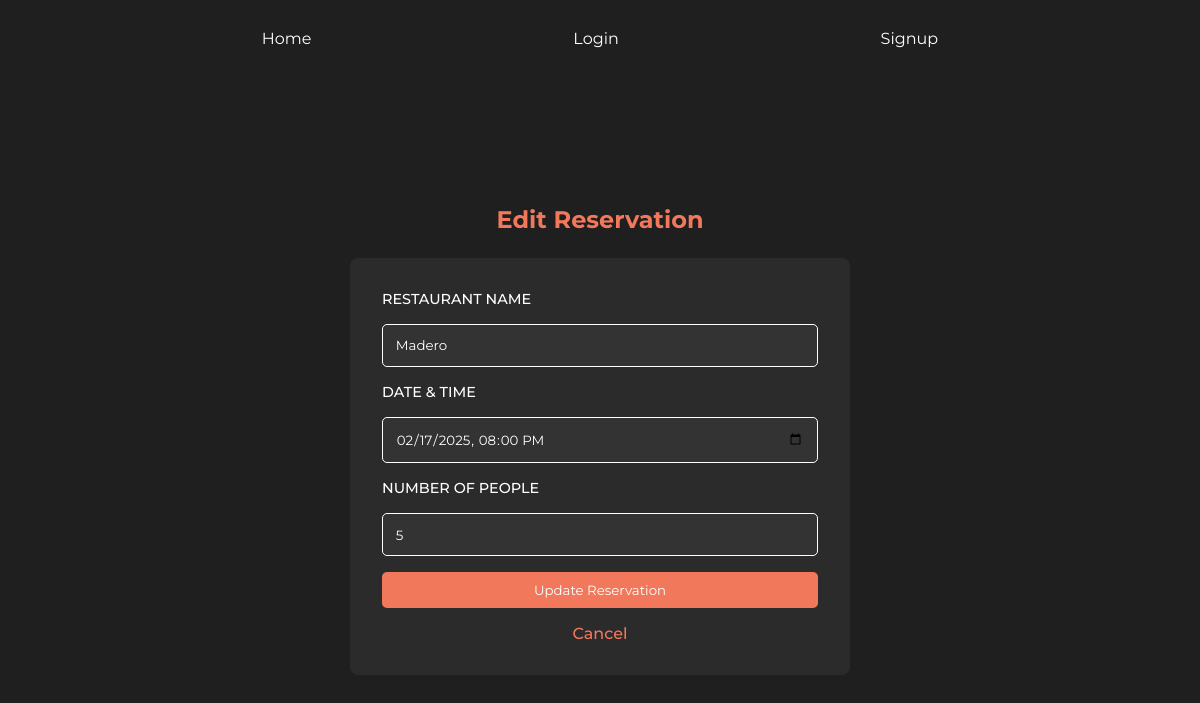
/edit-reservation/6, run on the app's committed database.
### models.py (models this page shows, shortened)
class Reservation(db.Model):
    id = db.Column(db.Integer, primary_key=True)
    restaurant_name = db.Column(db.String(100), nullable=False)
    date_time = db.Column(db.DateTime, nullable=False)
    num_people = db.Column(db.Integer, nullable=False)

### routes.py (the view)
@app.route("/edit-reservation/<int:id>", methods=["GET", "POST"])
def edit_reservation(id):
    reservation = Reservation.query.get_or_404(id)
    if request.method == "POST":
        reservation.restaurant_name = request.form["restaurant_name"]
        reservation.date_time = datetime.strptime(request.form["date_time"], "%Y-%m-%dT%H:%M")
        reservation.num_people = int(request.form["num_people"])
        db.session.commit()
        return redirect(url_for("reservation_list"))
    return render_template("edit_reservation.html", reservation=reservation)

### templates/edit_reservation.html (shortened to what this page needs)
{% extends "template.html" %}
{% block content %}
<div class="reservation-form-container">
    <h2>Edit Reservation</h2>
    <form action="{{ url_for('edit_reservation', id=reservation.id) }}" method="POST" class="reservation-form">
        <label for="restaurant_name">Restaurant Name</label>
        <input type="text" id="restaurant_name" name="restaurant_name" value="{{ reservation.restaurant_name }}"
            required>
        <label for="date_time">Date & Time</label>
        <input type="datetime-local" id="date_time" name="date_time"
            value="{{ reservation.date_time.strftime('%Y-%m-%dT%H:%M') }}" required>
        <label for="num_people">Number of People</label>
        <input type="number" id="num_people" name="num_people" value="{{ reservation.num_people }}" required>
        <button type="submit">Update Reservation</button>
        <a href="{{ url_for('reservation_list') }}">Cancel</a>
    </form>
</div>
{% endblock %}

### static/style.css (style rules this page uses)
* { box-sizing: border-box; font-family: "Montserrat", serif; margin: 0; padding: 0; }
.reservation-form-container { display: flex; flex-direction: column; justify-content: center; align-items: center; width: 100%; height: 90dvh; background-color: #1f1f1f; color: #fff; padding: 2rem; }
.reservation-form-container h1, .reservation-form-container h2 { color: #F2785C; margin-bottom: 1.5rem; }
.reservation-form { display: flex; flex-direction: column; gap: 1rem; width: 100%; max-width: 500px; background-color: #2b2b2b; padding: 2rem; border-radius: 8px; }
.reservation-form label { font-weight: 500; text-transform: uppercase; font-size: 0.9rem; }
.reservation-form input { width: 100%; padding: 0.8rem; border-radius: 5px; border: 1px solid #fff; background-color: #333; color: #fff; }
.reservation-form button { width: 100%; background-color: #F2785C; color: #fff; border: none; border-radius: 5px; padding: 10px 20px; cursor: pointer; transition: all ease-in-out 0.2s; }
.reservation-form a { text-align: center; color: #F2785C; text-decoration: none; font-weight: 500; }

### data on the page
Reservation: restaurant_name "Madero", date_time "02/17/2025 20:00", num_people "5"
